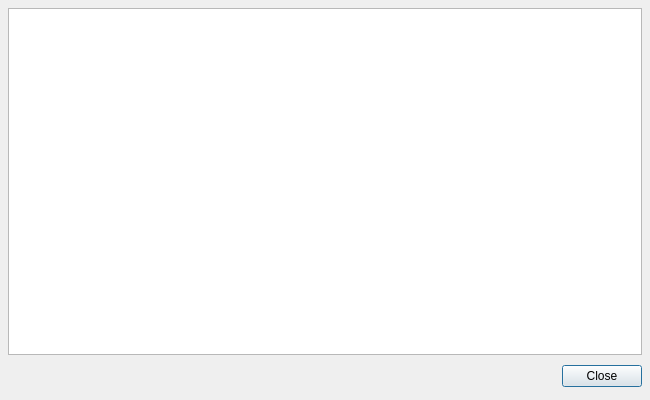
<ui version="4.0" >
 <author></author>
 <comment></comment>
 <exportmacro></exportmacro>
 <class>pqOutputWindow</class>
 <widget class="QDialog" name="pqOutputWindow" >
  <property name="geometry" >
   <rect>
    <x>0</x>
    <y>0</y>
    <width>650</width>
    <height>400</height>
   </rect>
  </property>
  <property name="sizePolicy" >
   <sizepolicy>
    <hsizetype>1</hsizetype>
    <vsizetype>1</vsizetype>
    <horstretch>0</horstretch>
    <verstretch>0</verstretch>
   </sizepolicy>
  </property>
  <property name="windowTitle" >
   <string>Dialog</string>
  </property>
  <property name="modal" >
   <bool>false</bool>
  </property>
  <layout class="QGridLayout" >
   <property name="margin" >
    <number>8</number>
   </property>
   <property name="spacing" >
    <number>6</number>
   </property>
   <item row="1" column="0" >
    <layout class="QHBoxLayout" >
     <property name="margin" >
      <number>0</number>
     </property>
     <property name="spacing" >
      <number>6</number>
     </property>
     <item>
      <spacer>
       <property name="orientation" >
        <enum>Qt::Horizontal</enum>
       </property>
       <property name="sizeHint" >
        <size>
         <width>131</width>
         <height>31</height>
        </size>
       </property>
      </spacer>
     </item>
     <item>
      <widget class="QPushButton" name="closeButton" >
       <property name="text" >
        <string>Close</string>
       </property>
      </widget>
     </item>
    </layout>
   </item>
   <item row="0" column="0" >
    <widget class="pqConsoleWidget" name="consoleWidget" />
   </item>
  </layout>
 </widget>
 <pixmapfunction></pixmapfunction>
 <customwidgets>
  <customwidget>
   <class>pqConsoleWidget</class>
   <extends>QTextEdit</extends>
   <header>pqConsoleWidget.h</header>
   <container>0</container>
   <pixmap></pixmap>
  </customwidget>
 </customwidgets>
 <resources>
  <include location="../pqCore.qrc" />
 </resources>
 <connections>
  <connection>
   <sender>closeButton</sender>
   <signal>clicked()</signal>
   <receiver>pqOutputWindow</receiver>
   <slot>accept()</slot>
   <hints>
    <hint type="sourcelabel" >
     <x>316</x>
     <y>198</y>
    </hint>
    <hint type="destinationlabel" >
     <x>139</x>
     <y>199</y>
    </hint>
   </hints>
  </connection>
 </connections>
</ui>
